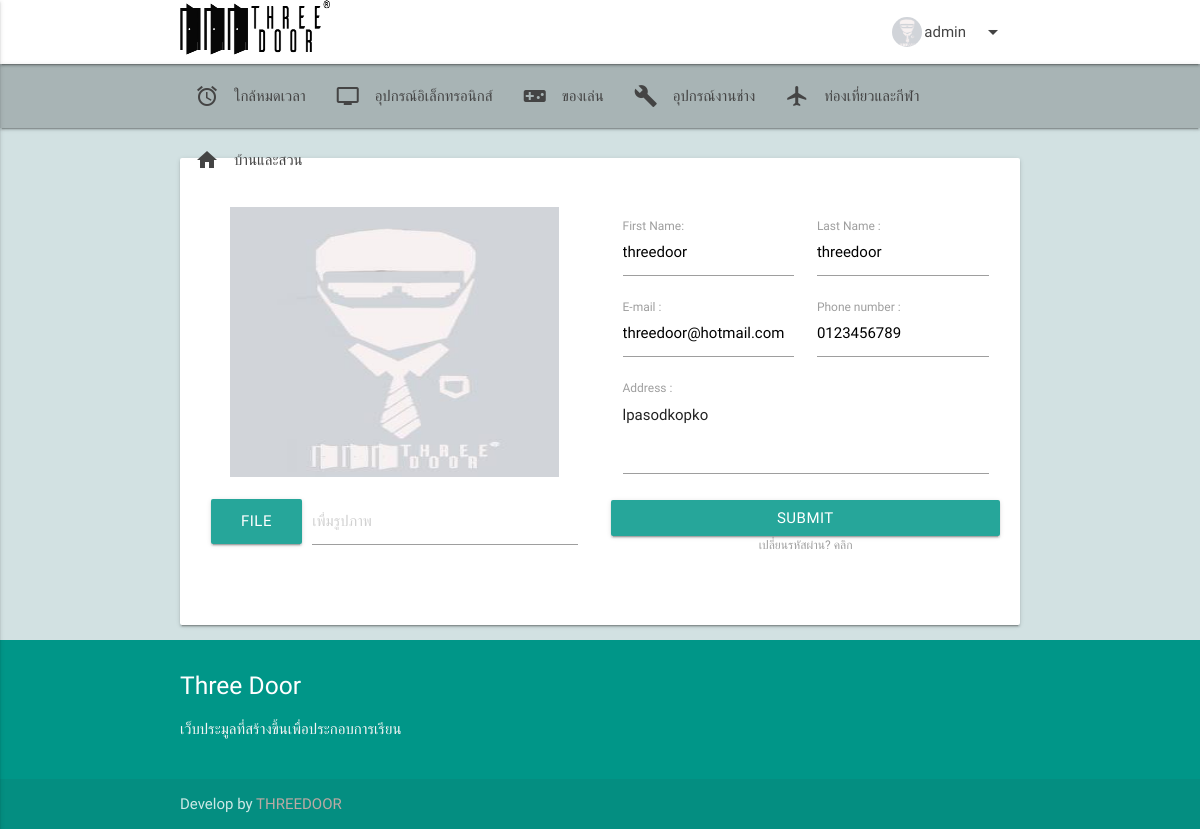
/member/editProfile.php (signed in), run on the app's committed database.
### tables this page shows
CREATE TABLE IF NOT EXISTS `member` (
  `UID` int(11) NOT NULL AUTO_INCREMENT,
  `username` varchar(255) NOT NULL,
  `Fname` varchar(255) NOT NULL,
  `Lname` varchar(255) NOT NULL,
  `Phonenumber` tinytext,
  `password` varchar(255) NOT NULL,
  `address` varchar(255) DEFAULT NULL,
  `email` varchar(255) DEFAULT NULL,
  `status` tinytext,
  `Avatar` varchar(255) NOT NULL,
  PRIMARY KEY (`UID`),
  UNIQUE KEY `username` (`username`),
  UNIQUE KEY `email` (`email`)
);

### member/editProfile.php (the view, shortened to what this page needs)
<!DOCTYPE html>
<html>
<head>
  <link href="../cssPa/materialize.css" type="text/css" rel="stylesheet" media="screen,projection"/>
  <link href="../cssPa/style.css" type="text/css" rel="stylesheet" media="screen,projection"/>
</head>
<body style="background-color:#d2e1e2;">
<?php include '../navtab.php';?>
 <?php
  $con = mysqli_connect("127.0.0.1","u328114597_dfk","s2NXIa7wS5zJ","u328114597_three") or die("Error Connect to Database");
  mysqli_query($con,"SET NAMES UTF8");
  $strSQL = "SELECT * FROM member WHERE UID ='".mysqli_real_escape_string($con,$_SESSION["ID"])."'";
  $objQuery = mysqli_query($con,$strSQL);
  $objResult = mysqli_fetch_array($objQuery);
?>
  <br>
        <div class="container">
            <div class="card-panel hoverable">
 <div class="row">
    <form class="col s12" name="form1" method="post" action="update.php" enctype="multipart/form-data">
    <div class="row">
    <div class="col s12  m6">
        <div class="input-field col s12">
    <center><img  id="blah" alt="your image" src="../member/imgDir/<?php echo $objResult["Avatar"]; ?>" style="width: 90%; height: 270px;"></center>
    <div class="file-field input-field">
      <div class="waves-effect waves-light btn">
        <span>File</span>
      </div>
      <div class="file-path-wrapper">
        <input class="file-path validate" type="text" placeholder="เพื่มรูปภาพ">
      </div>
    </div>
    </div>
    </div>
    <div class="col s12 m6">
    <br>
        <div class="input-field col s6">
          <input placeholder=" " id="fname" name="fname" type="text" required="required" pattern= "[a-zA-Zก-ฮะ-์]{1,}" title= "กรุณาอย่าใส่อักษรพิเศษ" class="validate" style="color: black" value="<?php echo $profileResult["Fname"]; ?>">
            <label for="fname">First Name:</label>
        </div>
        <div class="input-field col s6">
            <input placeholder=" " id="lastname" name="lastname" type="text" required="required" pattern= "[a-zA-Zก-ฮะ-์]{1,}" title= "กรุณาอย่าใส่อักษรพิเศษ" class="validate" style="color: black" value="<?php echo $profileResult["Lname"]; ?>">
          <label for="lastname">Last Name :</label>
        </div>
    </div>
    <div class="col s12 m6">
        <div class="input-field col s6">
          <input placeholder=" " id="email" name="email" type="email" required="required" class="validate" style="color: black" value="<?php echo $profileResult["email"]; ?>">
          <label for="email">E-mail :</label>
        </div>
        <div class="input-field col s6">
          <input placeholder=" " id="phone" name="phone" type="text" required="required" minlength="10" maxlength="10" pattern= "[0-9]{1,}" title= "กรุณากรอกจำนวนเงินเป็นตัวเลข 1-9 จำนวน 10 ตัว" class="validate" style="color: black" value="<?php echo $profileResult["Phonenumber"]; ?>">
          <label for="phone">Phone number :</label>
        </div>
    </div>
    <div class="col s12 m6">
        <div class="input-field col s12">
          <textarea id="address" name="address" class="materialize-textarea"><?php echo $profileResult["address"]; ?></textarea>
          <label for="address">Address :</label>
        </div>
        <button style="width: 100%;" type="submit" name="Submit" value="Submit" class="waves-effect waves-light btn">Submit</button>
        <br>
        <label ><center>เปลี่ยนรหัสผ่าน? คลิก</center></label>
    </div>
    </div>
    </form>
    </div>
    </div>
    </div>
<?php include '../footer.php';?>
</body>
</html>

### navtab.php (shortened to what this page needs)
<?php
   $con = mysqli_connect("127.0.0.1","u328114597_dfk","s2NXIa7wS5zJ","u328114597_three") or die("Error Connect to Database");
  mysqli_query($con,"SET NAMES UTF8");
  $profileSQL = "SELECT * FROM member WHERE UID='".$_SESSION["ID"]."'";
  $profileQuery = mysqli_query($con,$profileSQL);
  $profileResult = mysqli_fetch_array($profileQuery);
?>
 <nav class="white " role="navigation">
    <div class="nav-wrapper container" style="color: black;">
      <a id="logo-container" href="../home.php" class="brand-logo"><img src="../pic/logo.png" width="150px" height="55px"></a>
      <ul class="right hide-on-med-and-down" style="font-family: 'Itim', cursive;">
        <li><a class="dropdown-button" data-constrainWidth="false" href="#!" data-activates="dropdown1"><img src="../member/imgDir/<?php echo $profileResult["Avatar"]; ?>" alt="" class="circle left" style="width: 30px;height: 30px; margin-top: 15%; margin-right: 2px;"><?php echo $_SESSION["UID"];?><i class="material-icons right">arrow_drop_down</i></a></li>
      </ul>
    </div>
  </nav>
<nav role="navigation" style="background-color:rgba(0, 0, 0, 0.2);">
<div class="nav-wrapper container fixed" style="color: black;">
  <ul class="left hide-on-med-and-down" style="font-family: 'Itim', cursive;">
          <li id="new-menu"><a href="../home.php" style="<?php if(basename($_SERVER['PHP_SELF']) == "home.php"){echo "color:rgb(0, 18, 236);";}?>"><i class="material-icons left"">access_alarm</i>ใกล้หมดเวลา</a></li>
          <li id="technology-menu"><a href="../product/show.php?type=1" style="<?php if($_GET['type']=="1"){echo "color:rgb(0, 18, 236);";}?>"><i class="material-icons left">tv</i>อุปกรณ์อิเล็กทรอนิกส์</a></li>
          <li id="game-menu"><a href="../product/show.php?type=2" style="<?php if($_GET['type']=="2"){echo "color:rgb(0, 18, 236);";}?>"><i class="material-icons left">videogame_asset</i>ของเล่น</a></li>
          <li id="child-menu"><a href="../product/show.php?type=3" style="<?php if($_GET['type']=="3"){echo "color:rgb(0, 18, 236);";}?>"><i class="material-icons left">build</i>อุปกรณ์งานช่าง</a></li>
          <li id="travel-menu"><a href="../product/show.php?type=4" style="<?php if($_GET['type']=="4"){echo "color:rgb(0, 18, 236);";}?>"><i class="material-icons left">flight</i>ท่องเที่ยวและกีฬา</a></li>
          <li id="home-menu"><a href="../product/show.php?type=5" style="<?php if($_GET['type']=="5"){echo "color:rgb(0, 18, 236);";}?>"><i class="material-icons left">home</i>บ้านและสวน</a></li>
  </ul>
</div>
</nav>
</body>

### cssPa/style.css (style rules this page uses)
nav ul a, nav .brand-logo { color: #444; }

### data on the page
member: Avatar (picture), fname "threedoor", lastname "threedoor", email "threedoor@hotmail.com", phone "0123456789", address "lpasodkopko"

### other printed values
$_SESSION["UID"] "admin"
